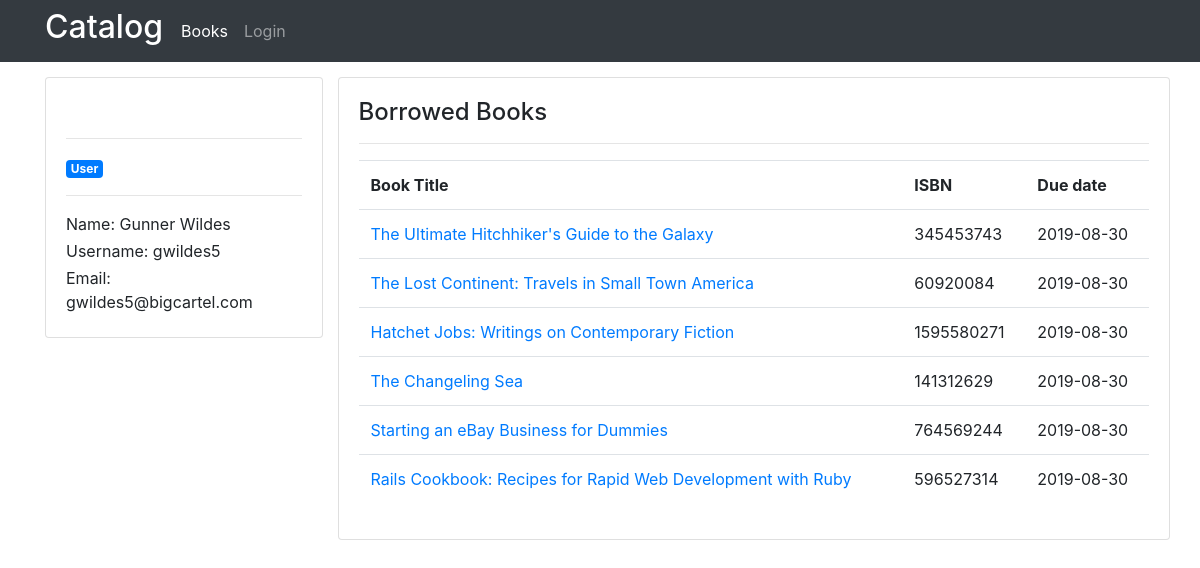
The app's page /user/gwildes5 with its own data.
### catalog/models.py (models this page shows, shortened)
class User(db.Model, UserMixin):
    BORROW_LIMIT = 4
    id = db.Column(db.Integer, primary_key=True)
    username = db.Column(db.String(30), unique=True, nullable=False)
    first_name = db.Column(db.String(100), nullable=False)
    last_name = db.Column(db.String(100))
    email = db.Column(db.String(100), nullable=False, unique=True)
    password = db.Column(db.String(200), nullable=False)
    is_admin = db.Column(db.Boolean, unique=False, default=False)
    books = db.relationship('Book', backref='borrower', lazy=True)
    num_borrowed_books = db.Column(db.Integer, nullable=False, default=0)
    @property
    def full_name(self):
        return '{} {}'.format(self.first_name, self.last_name)

class Book(db.Model):
    id = db.Column(db.Integer, primary_key=True)
    title = db.Column(db.String(200), nullable=False)
    average_rating = db.Column(db.Float, nullable=False)
    isbn = db.Column(db.String(10), nullable=False, unique=True)
    language = db.Column(db.String(20), nullable=False)
    num_pages = db.Column(db.Integer, nullable=False)
    rating_count = db.Column(db.Integer, nullable=False)
    text_review_count = db.Column(db.Integer, nullable=False)
    description = db.Column(db.String(1000), nullable=False)
    total_count = db.Column(db.Integer, nullable=False)
    is_borrowed = db.Column(db.Boolean, unique=False, default=False)
    borrowed_date = db.Column(db.DateTime, nullable=True)
    user_id = db.Column(db.Integer, db.ForeignKey('user.id'))
    author = db.relationship('Author', secondary=author_mapping, backref=db.backref('book', lazy='dynamic'))
    def next_available(self):
        return (self.borrowed_date + timedelta(days=3)).date()

### catalog/users/routes.py (the view)
@users.route('/user/<string:username>')
def display_profile(username):
    user = User.query.filter_by(username=username).first()
    books = Book.query.filter_by(borrower=user).all()
    return render_template('profile.html', user_details=user, books=books)

### catalog/templates/profile.html (shortened to what this page needs)
{% extends 'nav.html' %}
{% block content %}
<div class="content-container">
    <div class="grid-container grid-row-profile">
        <div class="item-a">
            <div class="card">
                <div class="card-body">
                    <hr>
                    <div>
                        <div>
                            <span class="badge badge-primary">User</span>
                            <hr>
                        </div>
                        <div>
                            <p id="name"><span>Name: </span>{{ user_details.full_name }}</p>
                            <p id="username"><span>Username: </span>{{ user_details.username }}</p>
                            <p id="email"><span>Email: </span>{{ user_details.email }}</p>
                        </div>
                    </div>
                </div>
            </div>
        </div>
        <div>
            <div class="card">
                <div class="card-body">
                    <h4 class="section-header">Borrowed Books</h4>
                    <hr>
                    <table class="table">
                        <thead>
                            <tr>
                                <td><strong>Book Title</strong></td>
                                <td><strong>ISBN</strong></td>
                                <td><strong>Due date</strong></td></td>
                            </tr>
                        </thead>
                        <tbody>
                            {% for book in books %}
                                <tr>
                                    <td><a href="{{ url_for('books.display_book_details', book_id=book.id) }}">{{ book.title }}</a></td>
                                    <td>{{ book.isbn }}</td>
                                    <td>{{ book.next_available() }}</td>
                                </tr>
                            {% endfor %}
                        </tbody>
                    </table>
                </div>
            </div>
        </div>
    </div>
</div>
{% endblock %}

### catalog/static/css/style.css (style rules this page uses)
p { margin-bottom: 3px; }
.content-container { margin-top: 15px; }
.grid-container { display: grid; grid-template-columns: 25% 75%; grid-row-gap: 15px; grid-column-gap: 15px; }
.grid-row-profile { grid-template-rows: auto auto auto; }
.item-a { grid-column-start: 1; grid-column-end: 1; grid-row-start: 1; grid-row-end: 3; }

### records on screen
User: full_name "Gunner Wildes", username "gwildes5", email "gwildes5@bigcartel.com"
Book: title "The Ultimate Hitchhiker's Guide to the Galaxy", isbn "345453743", next_available "2019-08-30"
Book: title "The Lost Continent: Travels in Small Town America", isbn "60920084", next_available "2019-08-30"
Book: title "Hatchet Jobs: Writings on Contemporary Fiction", isbn "1595580271", next_available "2019-08-30"
Book: title "The Changeling Sea", isbn "141312629", next_available "2019-08-30"
Book: title "Starting an eBay Business for Dummies", isbn "764569244", next_available "2019-08-30"
Book: title "Rails Cookbook: Recipes for Rapid Web Development with Ruby", isbn "596527314", next_available "2019-08-30"
